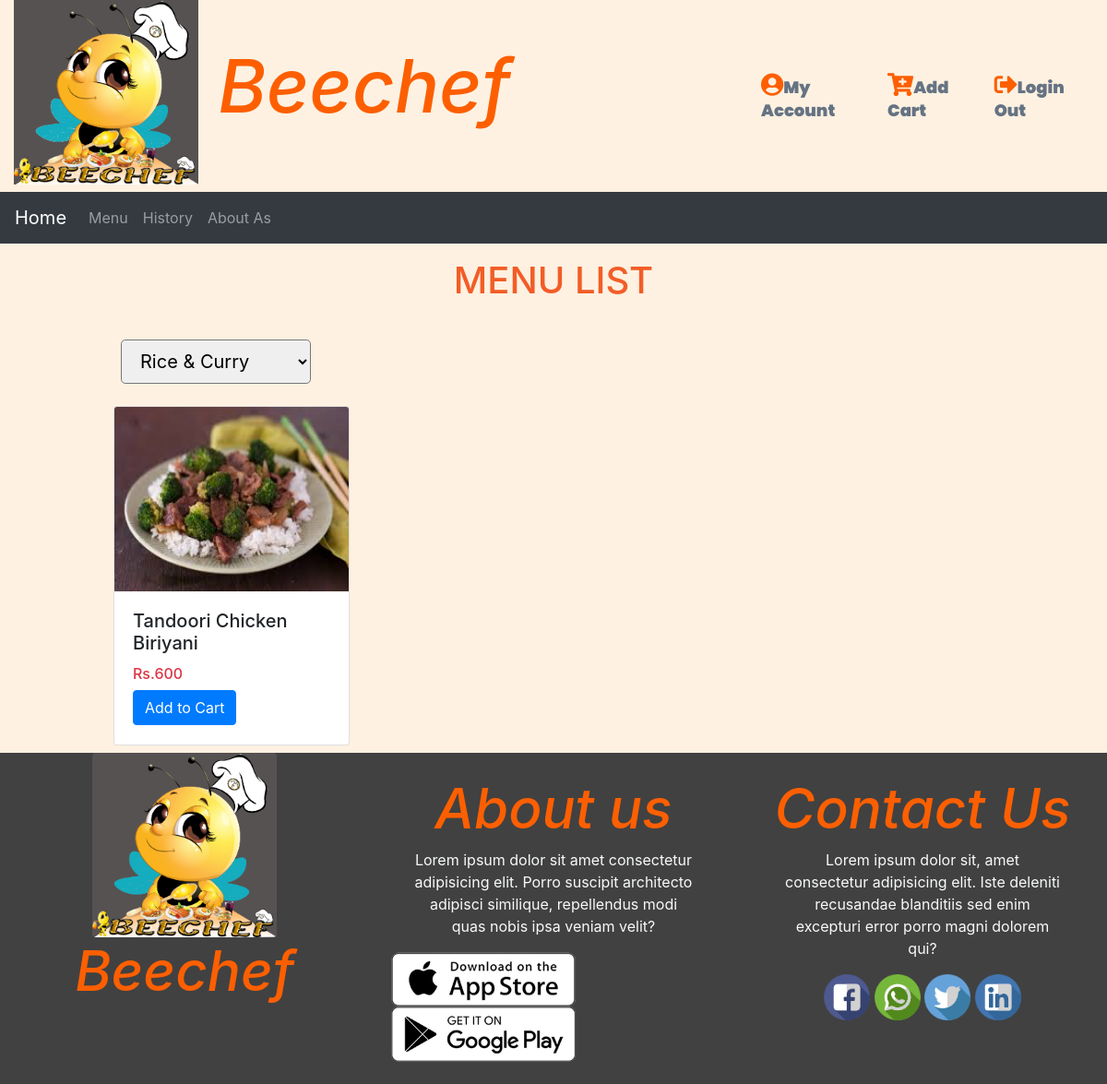
Page /Client/menu.php?category=1 on the committed database.
### tables this page shows
CREATE TABLE `product` (
  `pid` int(11) NOT NULL,
  `cid` int(11) NOT NULL,
  `p_name` varchar(100) NOT NULL,
  `price` double NOT NULL,
  `photo` varchar(150) NOT NULL,
  `description` varchar(500) NOT NULL
);

### Client/menu.php (the view, shortened to what this page needs)
<?php
include "../Database/database.php";
include "client_header.php";
?>
<div class="container-fluid" style="background-color:#fef1e1;">
    <div class="row">
    <div class="col-md-1" ></div>
        <div class="col-md-10">
            <h1 class="text-center p-3" style="color:#F25D27;">MENU LIST</h1>
                <div class="text-left p-3">
                    <select id="catList" class="form-control-lg text-left mr-5">
                        <?php
                        $catesql="select * from category";
                        $catquery=$conn->query($catesql);
                        while($catrow=$catquery->fetch_array()){
                        $catid = isset($_GET['category']) ? $_GET['category'] : 0;
					    $selected = ($catid == $catrow['cid']) ? " selected" : "";
                        echo " <option$selected value=".$catrow['cid'].">".$catrow['c_name']."</option> ";
                        }
                        ?>
                    </select>
                </div>
        </div>
        <div class="col-md-1" ></div>
    </div>
    <div class="row">
        <div class="col-md-1" >
        </div>
        <div class="col-md-10" >
            <?php
                $where = "";
                if(isset($_GET['category']))
                    {
                        $catid=$_GET['category'];
                        $where = " WHERE product.cid = $catid";
                    }
                $sql="select * from product left join category on category.cid=product.cid $where order by product.cid asc, p_name asc";
                $res = $conn->query($sql);
                if($res->num_rows>0){
                    while($row=$res->fetch_assoc()){
                        echo '<div style="display: inline-block;object-position: center;" >
                        <div class="card mx-2 my-2"" style="width: 16rem; height:23rem">
                        <img class="card-img-top" src="'.$row['photo'].'" alt="" height="200px">
                            <div class="card-body">
                                <h5 class="card-title">'. $row['p_name'] .'</h5>
                                <h6 class="text-danger"> Rs.'. $row['price'] .'</h6>
                                <a href="view.php?id='. $row['pid'] .'" name="addCart" class="btn btn-primary">Add to Cart</a>
                            </div>
                        </div></div>';
                    }
                }
            ?>
        </div>
        <div class="col-md-1" ></div>
    </div>
</div>
<?php include "client_footer.php" ?>

### css/homeStyle.css (style rules this page uses)
* { margin: 0; padding: 0; box-sizing: border-box; }

### rows in the picture
product: photo (picture), p_name "Tandoori Chicken Biriyani", price "600"

### other values in the picture
form field value "Rice & Curry"
